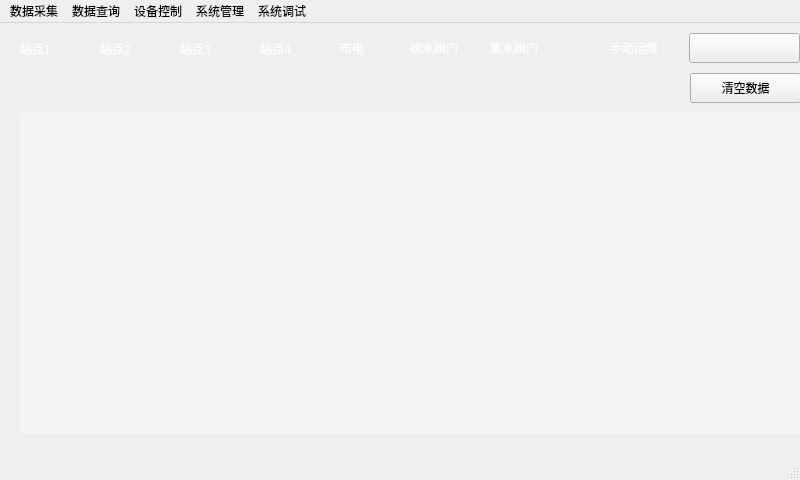
<?xml version="1.0" encoding="UTF-8"?>
<ui version="4.0">
 <class>frmMain</class>
 <widget class="QMainWindow" name="frmMain">
  <property name="geometry">
   <rect>
    <x>0</x>
    <y>0</y>
    <width>800</width>
    <height>480</height>
   </rect>
  </property>
  <property name="windowTitle">
   <string>主界面</string>
  </property>
  <property name="styleSheet">
   <string notr="true">QWidget#frm{
background-image: url(:/image/main2.jpg);
}

QGroupBox{
color:rgba(0,255,0,255);
}

QLabel#label{
color:rgba(255,255,255,255);
}

QLabel#label_2{
color:rgba(255,255,255,255);
}
QLabel#label_3{
color:rgba(255,255,255,255);
}

QLabel#label_4{
color:rgba(255,255,255,255);
}

QLabel#label_5{
color:rgba(255,255,255,255);
}

QLabel#label_6{
color:rgba(255,255,255,255);
}

QTableView{
	background-color:rgba(255,255,255,80);
	border-style:none;
}</string>
  </property>
  <widget class="QWidget" name="centralwidget">
   <widget class="QWidget" name="frm" native="true">
    <property name="geometry">
     <rect>
      <x>10</x>
      <y>0</y>
      <width>800</width>
      <height>461</height>
     </rect>
    </property>
    <widget class="QTableView" name="tableView">
     <property name="geometry">
      <rect>
       <x>10</x>
       <y>90</y>
       <width>781</width>
       <height>321</height>
      </rect>
     </property>
    </widget>
    <widget class="QLabel" name="valveStatus">
     <property name="geometry">
      <rect>
       <x>410</x>
       <y>40</y>
       <width>32</width>
       <height>32</height>
      </rect>
     </property>
     <property name="text">
      <string/>
     </property>
     <property name="scaledContents">
      <bool>true</bool>
     </property>
    </widget>
    <widget class="QLabel" name="label">
     <property name="geometry">
      <rect>
       <x>10</x>
       <y>10</y>
       <width>64</width>
       <height>32</height>
      </rect>
     </property>
     <property name="text">
      <string>站点1</string>
     </property>
    </widget>
    <widget class="QLabel" name="label_4">
     <property name="geometry">
      <rect>
       <x>250</x>
       <y>10</y>
       <width>64</width>
       <height>32</height>
      </rect>
     </property>
     <property name="text">
      <string>站点4</string>
     </property>
    </widget>
    <widget class="QLabel" name="powerStatus">
     <property name="geometry">
      <rect>
       <x>330</x>
       <y>40</y>
       <width>32</width>
       <height>32</height>
      </rect>
     </property>
     <property name="text">
      <string/>
     </property>
     <property name="scaledContents">
      <bool>true</bool>
     </property>
    </widget>
    <widget class="QLabel" name="label_2">
     <property name="geometry">
      <rect>
       <x>90</x>
       <y>10</y>
       <width>64</width>
       <height>32</height>
      </rect>
     </property>
     <property name="text">
      <string>站点2</string>
     </property>
    </widget>
    <widget class="QLabel" name="netStatus4">
     <property name="geometry">
      <rect>
       <x>250</x>
       <y>40</y>
       <width>32</width>
       <height>32</height>
      </rect>
     </property>
     <property name="text">
      <string/>
     </property>
     <property name="scaledContents">
      <bool>true</bool>
     </property>
    </widget>
    <widget class="QLabel" name="netStatus3">
     <property name="geometry">
      <rect>
       <x>170</x>
       <y>40</y>
       <width>32</width>
       <height>32</height>
      </rect>
     </property>
     <property name="text">
      <string/>
     </property>
     <property name="scaledContents">
      <bool>true</bool>
     </property>
    </widget>
    <widget class="QLabel" name="label_3">
     <property name="geometry">
      <rect>
       <x>170</x>
       <y>10</y>
       <width>64</width>
       <height>32</height>
      </rect>
     </property>
     <property name="text">
      <string>站点3</string>
     </property>
    </widget>
    <widget class="QLabel" name="label_6">
     <property name="geometry">
      <rect>
       <x>330</x>
       <y>10</y>
       <width>62</width>
       <height>30</height>
      </rect>
     </property>
     <property name="text">
      <string>市电</string>
     </property>
    </widget>
    <widget class="QLabel" name="netStatus2">
     <property name="geometry">
      <rect>
       <x>90</x>
       <y>40</y>
       <width>32</width>
       <height>32</height>
      </rect>
     </property>
     <property name="text">
      <string/>
     </property>
     <property name="scaledContents">
      <bool>true</bool>
     </property>
    </widget>
    <widget class="QLabel" name="netStatus1">
     <property name="geometry">
      <rect>
       <x>10</x>
       <y>40</y>
       <width>32</width>
       <height>32</height>
      </rect>
     </property>
     <property name="text">
      <string/>
     </property>
     <property name="scaledContents">
      <bool>true</bool>
     </property>
    </widget>
    <widget class="QLabel" name="label_5">
     <property name="geometry">
      <rect>
       <x>400</x>
       <y>10</y>
       <width>62</width>
       <height>30</height>
      </rect>
     </property>
     <property name="text">
      <string>排水阀门</string>
     </property>
    </widget>
    <widget class="QPushButton" name="btnClearData">
     <property name="geometry">
      <rect>
       <x>680</x>
       <y>50</y>
       <width>111</width>
       <height>30</height>
      </rect>
     </property>
     <property name="text">
      <string>清空数据</string>
     </property>
    </widget>
    <widget class="QLabel" name="label_7">
     <property name="geometry">
      <rect>
       <x>480</x>
       <y>10</y>
       <width>62</width>
       <height>30</height>
      </rect>
     </property>
     <property name="palette">
      <palette>
       <active>
        <colorrole role="WindowText">
         <brush brushstyle="SolidPattern">
          <color alpha="255">
           <red>255</red>
           <green>255</green>
           <blue>255</blue>
          </color>
         </brush>
        </colorrole>
       </active>
       <inactive>
        <colorrole role="WindowText">
         <brush brushstyle="SolidPattern">
          <color alpha="255">
           <red>255</red>
           <green>255</green>
           <blue>255</blue>
          </color>
         </brush>
        </colorrole>
       </inactive>
       <disabled>
        <colorrole role="WindowText">
         <brush brushstyle="SolidPattern">
          <color alpha="255">
           <red>106</red>
           <green>104</green>
           <blue>100</blue>
          </color>
         </brush>
        </colorrole>
       </disabled>
      </palette>
     </property>
     <property name="text">
      <string>集水阀门</string>
     </property>
    </widget>
    <widget class="QLabel" name="CatchmentStatus">
     <property name="geometry">
      <rect>
       <x>490</x>
       <y>40</y>
       <width>32</width>
       <height>32</height>
      </rect>
     </property>
     <property name="text">
      <string/>
     </property>
     <property name="scaledContents">
      <bool>true</bool>
     </property>
    </widget>
    <widget class="mySwitchButton" name="btn_ManualControl">
     <property name="geometry">
      <rect>
       <x>679</x>
       <y>10</y>
       <width>111</width>
       <height>30</height>
      </rect>
     </property>
     <property name="text">
      <string/>
     </property>
     <property name="autoDefault">
      <bool>true</bool>
     </property>
    </widget>
    <widget class="QLabel" name="label_8">
     <property name="geometry">
      <rect>
       <x>600</x>
       <y>10</y>
       <width>71</width>
       <height>30</height>
      </rect>
     </property>
     <property name="palette">
      <palette>
       <active>
        <colorrole role="WindowText">
         <brush brushstyle="SolidPattern">
          <color alpha="255">
           <red>255</red>
           <green>255</green>
           <blue>255</blue>
          </color>
         </brush>
        </colorrole>
       </active>
       <inactive>
        <colorrole role="WindowText">
         <brush brushstyle="SolidPattern">
          <color alpha="255">
           <red>255</red>
           <green>255</green>
           <blue>255</blue>
          </color>
         </brush>
        </colorrole>
       </inactive>
       <disabled>
        <colorrole role="WindowText">
         <brush brushstyle="SolidPattern">
          <color alpha="255">
           <red>106</red>
           <green>104</green>
           <blue>100</blue>
          </color>
         </brush>
        </colorrole>
       </disabled>
      </palette>
     </property>
     <property name="text">
      <string>手动运维：</string>
     </property>
    </widget>
   </widget>
  </widget>
  <widget class="QMenuBar" name="menubar">
   <property name="geometry">
    <rect>
     <x>0</x>
     <y>0</y>
     <width>800</width>
     <height>25</height>
    </rect>
   </property>
   <widget class="QMenu" name="menuWenjian">
    <property name="title">
     <string>数据采集</string>
    </property>
    <addaction name="action_RealTimeData"/>
    <addaction name="separator"/>
    <addaction name="action_Analysis"/>
   </widget>
   <widget class="QMenu" name="menu">
    <property name="title">
     <string>数据查询</string>
    </property>
    <addaction name="action_HistoryData"/>
    <addaction name="separator"/>
    <addaction name="action_Event"/>
   </widget>
   <widget class="QMenu" name="menu_2">
    <property name="title">
     <string>设备控制</string>
    </property>
    <addaction name="action_Sampler"/>
    <addaction name="separator"/>
    <addaction name="action_Valve"/>
    <addaction name="separator"/>
    <addaction name="action_COD"/>
   </widget>
   <widget class="QMenu" name="menu_3">
    <property name="title">
     <string>系统管理</string>
    </property>
    <addaction name="action_Setting"/>
    <addaction name="separator"/>
    <addaction name="action_Export"/>
    <addaction name="separator"/>
    <addaction name="action_Import"/>
    <addaction name="separator"/>
    <addaction name="action_User"/>
    <addaction name="separator"/>
    <addaction name="action_Reset"/>
   </widget>
   <widget class="QMenu" name="menu_4">
    <property name="title">
     <string>系统调试</string>
    </property>
    <addaction name="action_Diagnose"/>
    <addaction name="separator"/>
    <addaction name="action_HardwareTest"/>
    <addaction name="action_Calibration"/>
   </widget>
   <addaction name="menuWenjian"/>
   <addaction name="menu"/>
   <addaction name="menu_2"/>
   <addaction name="menu_3"/>
   <addaction name="menu_4"/>
  </widget>
  <widget class="QStatusBar" name="statusbar"/>
  <action name="action_RealTimeData">
   <property name="text">
    <string>实时数据</string>
   </property>
  </action>
  <action name="action_Analysis">
   <property name="text">
    <string>趋势分析</string>
   </property>
  </action>
  <action name="action_HistoryData">
   <property name="text">
    <string>历史数据</string>
   </property>
  </action>
  <action name="action_Event">
   <property name="text">
    <string>系统日志</string>
   </property>
  </action>
  <action name="action_Sampler">
   <property name="text">
    <string>采样器控制</string>
   </property>
  </action>
  <action name="action_Valve">
   <property name="text">
    <string>阀门控制</string>
   </property>
  </action>
  <action name="action_Setting">
   <property name="text">
    <string>系统设置</string>
   </property>
  </action>
  <action name="action_Export">
   <property name="text">
    <string>数据导出</string>
   </property>
  </action>
  <action name="action_Diagnose">
   <property name="text">
    <string>在线诊断</string>
   </property>
  </action>
  <action name="action_HardwareTest">
   <property name="text">
    <string>硬件测试</string>
   </property>
  </action>
  <action name="action_User">
   <property name="text">
    <string>用户登录</string>
   </property>
  </action>
  <action name="action_Reset">
   <property name="text">
    <string>系统重启</string>
   </property>
  </action>
  <action name="action_Import">
   <property name="text">
    <string>数据导入</string>
   </property>
  </action>
  <action name="action_COD">
   <property name="text">
    <string>COD控制</string>
   </property>
  </action>
  <action name="action_Calibration">
   <property name="text">
    <string>模拟量校准</string>
   </property>
  </action>
 </widget>
 <customwidgets>
  <customwidget>
   <class>mySwitchButton</class>
   <extends>QPushButton</extends>
   <header location="global">myswitchbutton.h</header>
  </customwidget>
 </customwidgets>
 <resources/>
 <connections/>
</ui>
